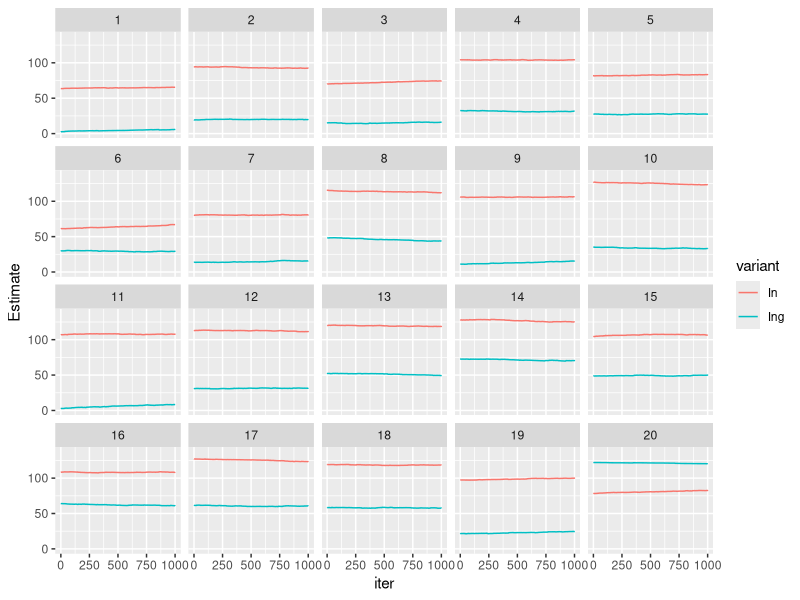
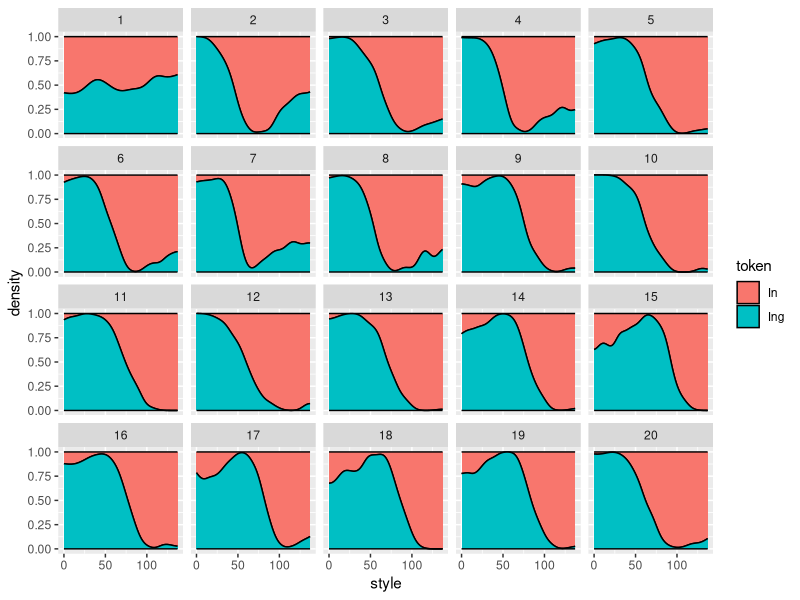

Generate these figures, in order, with R: (Note: a time limit stopped this script after it produced the figures.)

library(ggplot2)
library(reshape2)
library(plyr)


generate_new_speaker <- function(niter, generation, min = 0, max = 137, old_speaker){
  # This function generates a new learner.
  #"In" and "Ing" are the (mean) style values for each variant
  #token is whihc variant they just heard
  #style is which style "
  experience <- list(In    = vector(length = niter),
                     Ing   = vector(length = niter),
                     token = vector(length = niter),
                     style = vector(length = niter),
                     iter  = 1:niter,
                     generation = rep(generation, niter)
  )
  #  experience[["Ing"]][1]   <- (max-min)/2
  #  experience[["In"]][1]    <- (max-min)/2
  
  #JCW: I am changing the above to be values generated from old_speaker
  
  
  currentobs <- generate_from_speaker(old_speaker)
  
  if(currentobs[["token"]] == "Ing"){
    while(currentobs[["token"]] == "Ing"){
      lastobs <- currentobs
      currentobs <- generate_from_speaker(old_speaker)
    }
    
    experience[["Ing"]][1]   <- lastobs[["style"]]
    experience[["In"]][1]    <- currentobs[["style"]]
    
    #debug
    print("Ing")
    print(lastobs[["style"]])
    print(currentobs[["style"]])
  }
  
  else {
    while(currentobs[["token"]] == "In"){
      lastobs <- currentobs
      currentobs <- generate_from_speaker(old_speaker)
    }
    
    experience[["Ing"]][1]   <- currentobs[["style"]]
    experience[["In"]][1]    <- lastobs[["style"]]
    
    #debug
    print("In")
    print(lastobs[["style"]])
    print(currentobs[["style"]])
  }
  experience[["token"]][1] <- NA
  experience[["style"]][1] <- NA
  return(experience)
}

update_speaker <- function(speaker, lambda, iter, token, style){
  # this function updates a learner with input
  #speaker is basically experience  
  other_token <- c(In = "Ing", Ing = "In")
  other <- other_token[token]
  
  #expectation is a style value    
  previous_expectation <- speaker[[token]][iter-1]
  
  #If its closer than 1 unit to the expectation than dist = 1
  dist    <- max(1, abs(style-previous_expectation))
  
  #weight is smaller at larger distances from the expectation
  weight  <- lambda * (1/(dist^2))
  
  #This is a weighted average. Instead of half of the new expectation coming from the old exp and half from the current style, we use the weight to figure out the proportions of the new expectation that should come from each the old and the current style. And as the current style gets farther away from the old expectation, we use less of it in determining the new expection.

  new_expectation <- (previous_expectation * (1-weight)) + (style * weight)
  
  speaker[[token]][iter]   <- new_expectation
  speaker[[other]][iter]   <- speaker[[other]][iter-1]
  speaker[["style"]][iter] <- style
  speaker[["token"]][iter] <- token
  
  return(speaker)
}

generate_from_speaker <- function(speaker, min = 0, max = 137, eps = 0.001){
  # this function generates a tokens from a mature speaker
  #Choose style to speak, which is an independent choice
  style <- runif(1, min, max)
  
  #Takes their last expectation for the style of each token
  In_expect  <- rev(speaker[["In"]])[1]
  Ing_expect <- rev(speaker[["Ing"]])[1]
  
  #eps is epsilon, the smallest value that something can take, as in clustering algorithms
  In_dist  <- max(eps, abs(style - In_expect))
  Ing_dist <- max(eps, abs(style - Ing_expect))
  
  In_weight  <- 1/(In_dist^2)
  Ing_weight <- 1/(Ing_dist^2)
  
  In_prob  <- In_weight /(In_weight+Ing_weight)
  Ing_prob <- Ing_weight/(In_weight+Ing_weight)
  
  token <- sample(c("In","Ing"), size=1, prob=c(In_prob,Ing_prob))
  
  return(list(style = style, token = token))
}

#initializing old speaker. these will be the style values for generation 0.

#old_speaker should have SAME STYLE for in/ing, to model first generation after doublet is innovated
old_speaker <- list(In    = 50,
                    Ing   = 50,
                    token = NA,
                    style = NA)

ngenerations <- 20
niter <- 1000
lambda <- 0.3

generations <- vector(length = ngenerations, mode = "list")


for(gen in 1:ngenerations){
  new_speaker <- generate_new_speaker(niter = niter, generation=gen, old_speaker = old_speaker)
  for(iter in 2:niter){
    obs <- generate_from_speaker(old_speaker)
    #obs is a token and its associated style    
    token <- obs[["token"]]
    style <- obs[["style"]]
    
    new_speaker <- update_speaker(new_speaker, lambda=lambda, iter=iter, token=token, style=style)
  }
  generations[[gen]] <- as.data.frame(new_speaker)
  old_speaker <- new_speaker
}


generations.df <- rbind.fill(generations)

generations.df.melt <- melt(generations.df, value.name = "Estimate", id.vars = c("token", "style", "iter", "generation"), variable.name = "variant", na.rm = TRUE, measure.vars = c("In", "Ing"))

pdf("1000iterPerGen_Style137.pdf")

ggplot(generations.df.melt, aes(x = iter, y = Estimate, color=variant, group=variant))+
  geom_step()+
  facet_wrap(~generation)+
  ylim(0,137)

#ggplot(generations.df, aes(iter, Ing))+
#  geom_step()+
#  facet_wrap(~generation)+
#  ylim(50,137)

ggplot(subset(generations.df, !is.na(style)), aes(style, fill = token))+
  stat_density(color = "black", position = "fill")+
  facet_wrap(~generation)

dev.off()


#Reinitializing old speaker for new run. These will be the style values for generation 0.

#old_speaker should have SAME STYLE for in/ing, to model first generation after doublet is innovated
old_speaker <- list(In    = 50,
                    Ing   = 50,
                    token = NA,
                    style = NA)

ngenerations <- 20
niter <- 20000
lambda <- 0.3

generations <- vector(length = ngenerations, mode = "list")


for(gen in 1:ngenerations){
  new_speaker <- generate_new_speaker(niter = niter, generation=gen, old_speaker = old_speaker)
  for(iter in 2:niter){
    obs <- generate_from_speaker(old_speaker)
    #obs is a token and its associated style    
    token <- obs[["token"]]
    style <- obs[["style"]]
    
    new_speaker <- update_speaker(new_speaker, lambda=lambda, iter=iter, token=token, style=style)
  }
  generations[[gen]] <- as.data.frame(new_speaker)
  old_speaker <- new_speaker
}


generations.df <- rbind.fill(generations)

generations.df.melt <- melt(generations.df, value.name = "Estimate", id.vars = c("token", "style", "iter", "generation"), variable.name = "variant", na.rm = TRUE, measure.vars = c("In", "Ing"))

pdf("20000iterPerGen_Style137.pdf")

ggplot(generations.df.melt, aes(x = iter, y = Estimate, color=variant, group=variant))+
  geom_step()+
  facet_wrap(~generation)+
  ylim(0,137)

#ggplot(generations.df, aes(iter, Ing))+
#  geom_step()+
#  facet_wrap(~generation)+
#  ylim(50,137)

ggplot(subset(generations.df, !is.na(style)), aes(style, fill = token))+
  stat_density(color = "black", position = "fill")+
  facet_wrap(~generation)

dev.off()
